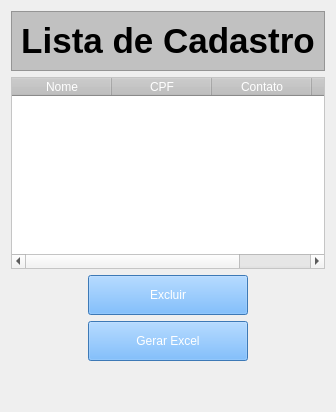
                <widget class="QWidget" name="tab_2">
                 <attribute name="title">
                  <string>Membros</string>
                 </attribute>
                 <layout class="QVBoxLayout" name="verticalLayout_8">
                  <item>
                   <widget class="QFrame" name="frame_3">
                    <property name="styleSheet">
                     <string notr="true">background-color: rgb(193, 193, 193);</string>
                    </property>
                    <property name="frameShape">
                     <enum>QFrame::StyledPanel</enum>
                    </property>
                    <property name="frameShadow">
                     <enum>QFrame::Raised</enum>
                    </property>
                    <layout class="QGridLayout" name="gridLayout_2">
                     <item row="0" column="0">
                      <widget class="QLabel" name="ibs_listadecadastro">
                       <property name="text">
                        <string>&lt;html&gt;&lt;head/&gt;&lt;body&gt;&lt;p align=&quot;center&quot;&gt;&lt;span style=&quot; font-size:26pt; font-weight:600;&quot;&gt;Lista de Cadastro&lt;/span&gt;&lt;/p&gt;&lt;/body&gt;&lt;/html&gt;</string>
                       </property>
                      </widget>
                     </item>
                    </layout>
                   </widget>
                  </item>
                  <item>
                   <widget class="QTableWidget" name="tableWidget">
                    <property name="styleSheet">
                     <string notr="true">

QHeaderView::section{
background-color: rgb(193, 193, 193);
	color: rgb(255, 255, 255);
	font: 15pt &quot;MS Shell Dlg 2&quot;;
}
QTableWidget{
background-color: rgb(255, 255, 255);
}</string>
                    </property>
                    <column>
                     <property name="text">
                      <string>Nome</string>
                     </property>
                    </column>
                    <column>
                     <property name="text">
                      <string>CPF</string>
                     </property>
                    </column>
                    <column>
                     <property name="text">
                      <string>Contato</string>
                     </property>
                    </column>
                    <column>
                     <property name="text">
                      <string>E-mail</string>
                     </property>
                    </column>
                   </widget>
                  </item>
                  <item alignment="Qt::AlignHCenter">
                   <widget class="QPushButton" name="btn_excluir">
                    <property name="minimumSize">
                     <size>
                      <width>160</width>
                      <height>40</height>
                     </size>
                    </property>
                    <property name="cursor">
                     <cursorShape>PointingHandCursor</cursorShape>
                    </property>
                    <property name="styleSheet">
                     <string notr="true">QPushButton:hover{
	
	color: rgb(255, 0, 0);
	backgroud-color: rgb(147, 147, 147)
}

QPushButton{
background-color: rgb(85, 170, 255);
	color: rgb(255, 255, 255);
	font: 15pt &quot;MS Shell Dlg 2&quot;;
}</string>
                    </property>
                    <property name="text">
                     <string>Excluir</string>
                    </property>
                   </widget>
                  </item>
                  <item alignment="Qt::AlignHCenter">
                   <widget class="QPushButton" name="btn_excel">
                    <property name="minimumSize">
                     <size>
                      <width>160</width>
                      <height>40</height>
                     </size>
                    </property>
                    <property name="cursor">
                     <cursorShape>PointingHandCursor</cursorShape>
                    </property>
                    <property name="styleSheet">
                     <string notr="true">QPushButton:hover{
	
	color: rgb(85, 255, 0);
	backgroud-color: rgb(85, 255, 127)
}

QPushButton{
background-color: rgb(85, 170, 255);
	color: rgb(255, 255, 255);
	font: 15pt &quot;MS Shell Dlg 2&quot;;
}</string>
                    </property>
                    <property name="text">
                     <string>Gerar Excel</string>
                    </property>
                   </widget>
                  </item>
                  <item>
                   <spacer name="verticalSpacer_2">
                    <property name="orientation">
                     <enum>Qt::Vertical</enum>
                    </property>
                    <property name="sizeHint" stdset="0">
                     <size>
                      <width>20</width>
                      <height>40</height>
                     </size>
                    </property>
                   </spacer>
                  </item>
                 </layout>
                </widget>
